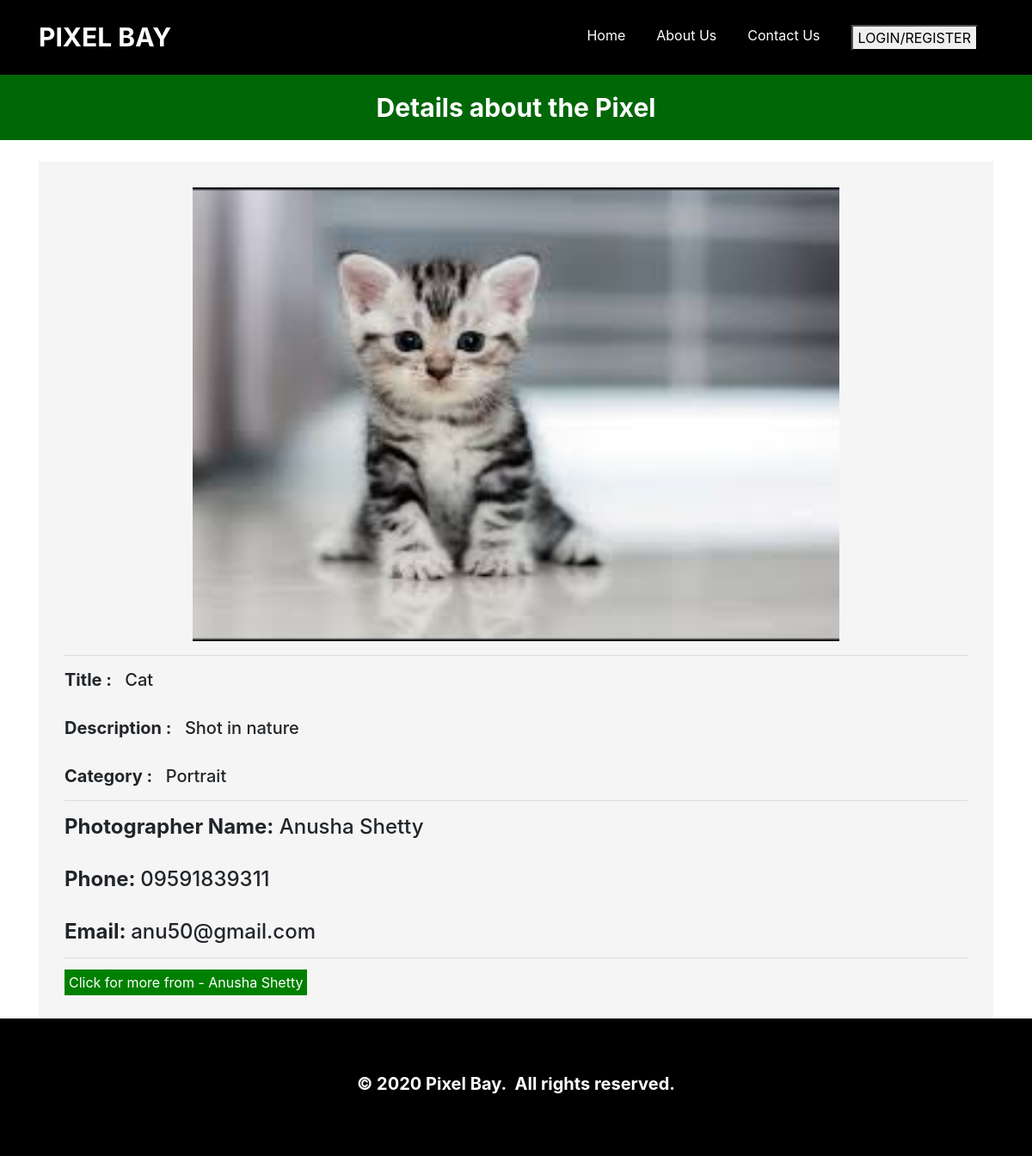
Page /viewdetails.php?id=20 on the committed database.
### tables this page shows
CREATE TABLE `photos` (
  `pic_id` int(20) NOT NULL,
  `pic_title` varchar(50) NOT NULL,
  `pic_des` varchar(5000) NOT NULL,
  `pic_img` varchar(50) DEFAULT 'NA',
  `pic_cat` varchar(50) NOT NULL,
  `photographer_username` varchar(25) NOT NULL
);

CREATE TABLE `photographers` (
  `photographer_username` varchar(50) NOT NULL,
  `photographer_name` varchar(50) NOT NULL,
  `photographer_phone` varchar(15) NOT NULL,
  `photographer_email` varchar(25) NOT NULL,
  `photographer_address` varchar(50) NOT NULL,
  `photographer_password` varchar(20) NOT NULL
);

### viewdetails.php (the view, shortened to what this page needs)
<?php
$conn = Connect();
?>
<!DOCTYPE html>
<html>
<head>
    <link rel="stylesheet" href="assets/bootstrap/css/bootstrap.min.css">
    <link rel="stylesheet" href="assets/css/Footer-Basic.css">
    <link rel="stylesheet" href="assets/css/Navigation-Clean.css">
    <link rel="stylesheet" href="assets/css/styles.css">
</head>
<body>
    <nav class="navbar navbar-light navbar-expand-md navigation-clean" style="background: #000;">
        <div class="container">
            <a class="navbar-brand" href="index.php" style="color: rgb(255,255,255);font-size: 30px;">PIXEL BAY</a>
            <?php
                if (isset($_SESSION['login_photographer'])){
            ?>
            <div
                class="collapse navbar-collapse" id="navcol-1">
                <ul class="nav navbar-nav ml-auto">
                    <li class="nav-item"><a class="nav-link" href="index.php" style="color: rgb(255,255,255); hover">Home</a></li>
                    <li class="nav-item"><a class="nav-link" href="photos.php" style="color: rgb(255,255,255); hover">Your Photos</a></li>
                    <li class="nav-item"><a class="nav-link" href="addphoto.php" style="color: rgb(255,255,255);">Add New Photo</a></li>
                    <li class="nav-item"><a class="nav-link" href="profile.php" style="color: rgb(255,255,255);">Your Profile</a></li>
                    <li class="nav-item"><a class="nav-link" href="about.php" style="color: rgb(255,255,255);">About Us</a></li>
                    <li class="nav-item"><a class="nav-link" href="contact.php" style="color: rgb(255,255,255);">Contact Us</a></li>
                    <li class="nav-item"><a class="nav-link" href="logout.php" style="color: rgb(255,255,255);">Logout</a></li>
                </ul>
        </div>
            <?php
            }
                else {
            ?>
            <div
                class="collapse navbar-collapse" id="navcol-1">
                <ul class="nav navbar-nav ml-auto">
                    <li class="nav-item"><a class="nav-link" href="index.php" style="color: rgb(255,255,255);">Home</a></li>
                    <li class="nav-item"><a class="nav-link" href="about.php" style="color: rgb(255,255,255);">About Us</a></li>
                    <li class="nav-item"><a class="nav-link" href="contact.php" style="color: rgb(255,255,255);">Contact Us</a></li>
                    <li class="nav-item"><a class="nav-link" href="photographerlogin.php" style="color: rgb(255,255,255);"><button>LOGIN/REGISTER</button></a></li>
                </ul>
        </div>
            <?php   }
                ?>
        </div>
    </nav>
    <strong><h3 style="margin-bottom: 25px; text-align: center; font-size: 30px; margin-left:auto;margin-right:auto; padding:20px; color:white; background-color:#006707 ;"><strong> Details about the Pixel </strong></h3></strong>
    <div class="container" style="margin-top: 20px;" >
    <div class="col-md-" style="float: none; margin: 0 auto;">
      <div class="form-area">
        <form role="form">
        <?php
        $pic_id = $_GET["id"];
        $sql1 = "SELECT * FROM  photos p, photographers pg WHERE p.pic_id = '$pic_id' AND p.pic_id=p.pic_id AND p.photographer_username = pg.photographer_username";
        $result1 = mysqli_query($conn, $sql1)or die(mysqli_error($conn));
        if(mysqli_num_rows($result1)){
            while($row1 = mysqli_fetch_assoc($result1)){
                $pic_title = $row1["pic_title"];
                $pic_des = $row1["pic_des"];
                $pic_cat = $row1["pic_cat"];
                $pic_img = $row1["pic_img"];
                $photographer_name = $row1["photographer_name"];
                $photographer_username = $row1["photographer_username"];
                $photographer_phone = $row1["photographer_phone"];
                $photographer_email = $row1["photographer_email"];
            }
        }
        ?>
        <div class="container" style="padding:30px; background-color:#F5F5F5;text-align:justify;">
         <center><img class="card-img-detail lesszoom responsive" src="<?php echo $pic_img; ?>" alt="Card image cap"></center>
           <hr>
              <h5> <strong>Title : </strong>&nbsp;  <?php echo($pic_title);?></h5><br>
            <h5> <strong> Description : </strong>&nbsp; <?php echo($pic_des);?></h5><br>
            <h5> <strong> Category : </strong>&nbsp; <?php echo($pic_cat);?></h5>
            <hr>
            <h4> <strong>Photographer Name:</strong>  <?php echo $photographer_name; ?></h4><br>
            <h4> <strong>Phone: </strong> <?php echo $photographer_phone; ?></h4><br>
            <h4> <strong>Email: </strong> <?php echo $photographer_email; ?></h4>
            <hr>
            <a href="viewphotographer.php?id=<?php echo($photographer_username) ?>" style="color:white; background-color:Green;padding:5px;">Click for more from - <?php echo $photographer_name; ?></a>
            </div>
          </form>
      </div>
    </div>
    </div>
    <div class="footer-basic" style="background: #000;">
        <footer style="text-align: center;">
            <h5 style="border-color: rgb(255,255,255);color: rgb(255,255,255);"><br><strong>© 2020 Pixel Bay.&nbsp; All rights reserved.</strong><br><br></h5>
        </footer>
    </div>
</body>
</html>

### assets/css/Navigation-Clean.css (style rules this page uses)
.navigation-clean { background: #fff; padding-top: .75rem; padding-bottom: .75rem; color: #333; border-radius: 0; box-shadow: none; border: none; margin-bottom: 0; }
@media (min-width:768px) { .navigation-clean { padding-top: 1rem; padding-bottom: 1rem; } }
.navigation-clean .navbar-brand { font-weight: bold; color: inherit; }
.navigation-clean .navbar-collapse, .navigation-clean .form-inline { border-top-color: #ddd; }
.navigation-clean.navbar .navbar-nav .nav-link { padding-left: 18px; padding-right: 18px; }
.navigation-clean.navbar-light .navbar-nav .nav-link { color: #465765; }

### assets/css/styles.css (style rules this page uses)
.card-img-detail { max-height: 528px; max-width: 752px; min-height: 528px; min-width: 752px; z-index: 0; }

### rows in the picture
photos: pic_img (picture), pic_title "Cat", pic_des "Shot in nature", pic_cat "Portrait", photographers.photographer_name "Anusha Shetty", photographers.photographer_phone "09591839311", photographers.photographer_email "anu50@gmail.com"
